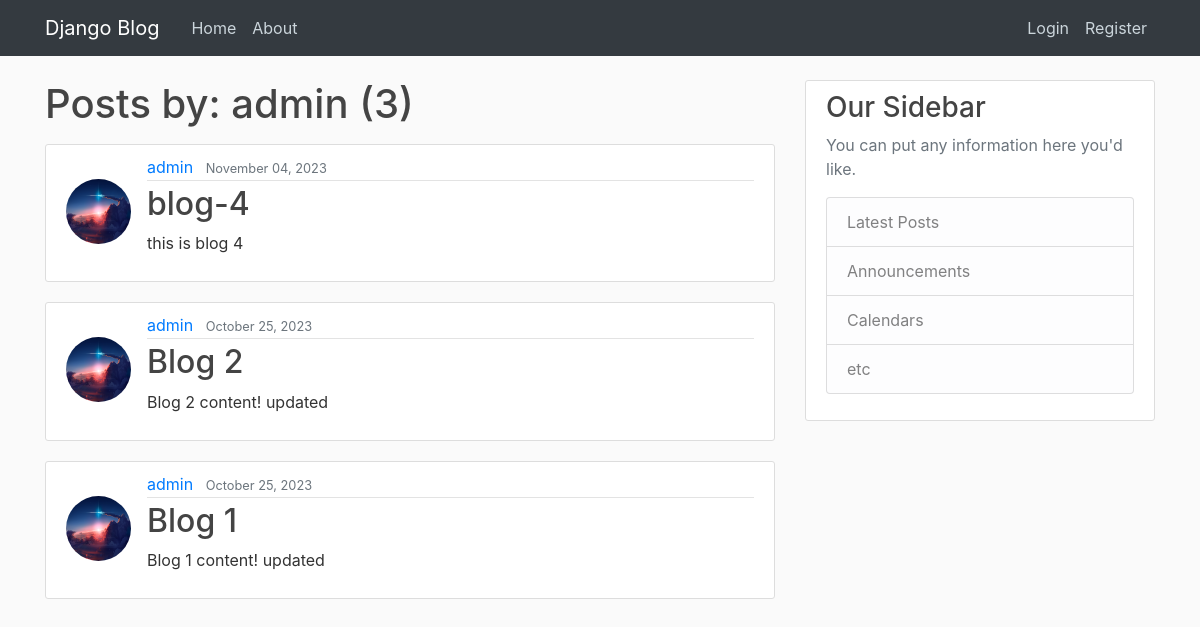
The page /user/admin on the database as committed earlier.
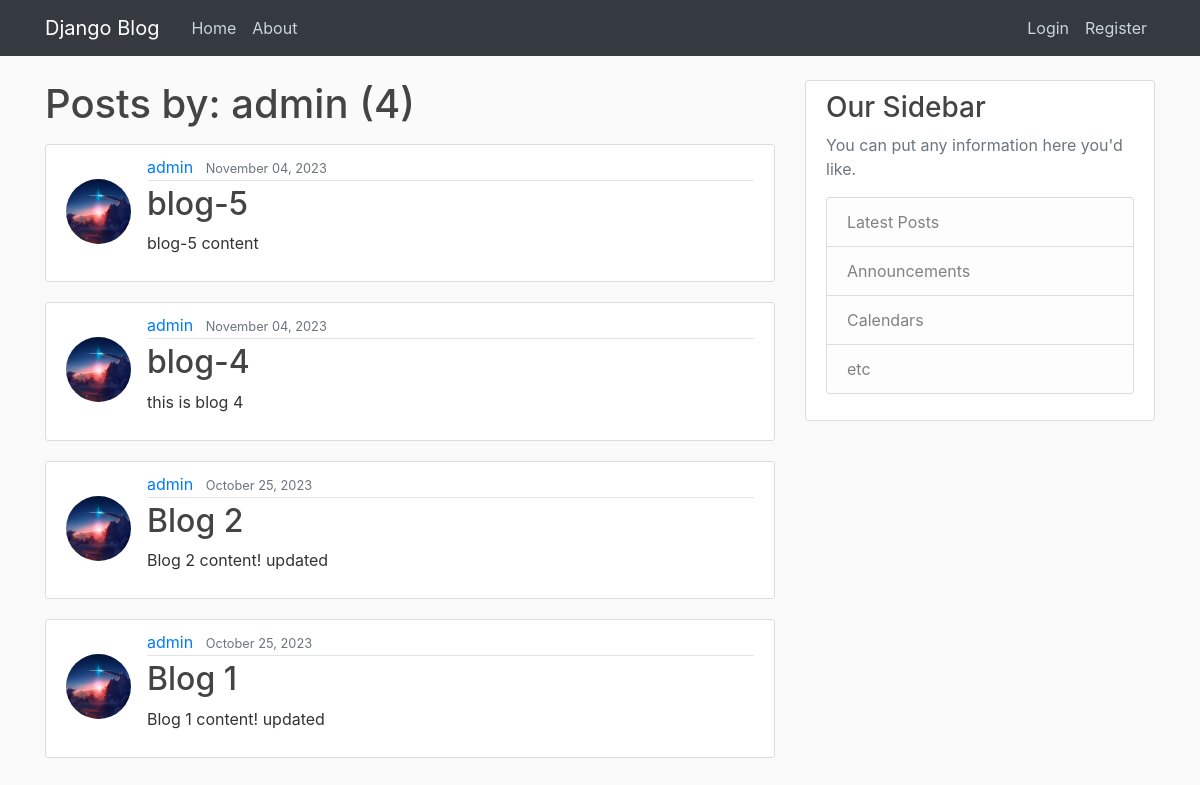
The same page on the database as committed later.
### blog_app/models.py (models this page shows, shortened)
class Post(models.Model):
    title=models.CharField(max_length=100)
    content=models.TextField()
    date_posted=models.DateTimeField(default=timezone.now)
    author=models.ForeignKey(User, on_delete=models.CASCADE)

### users/models.py (models this page shows, shortened)
class Profile(models.Model):
    user=models.OneToOneField(User, on_delete=models.CASCADE)
    image=models.ImageField(default='default.jpg', upload_to='profile_pics')

### blog_app/views.py (the view)
# urls.py: path('user/<str:username>',UserPostListView.as_view(), name='user-posts'),
class UserPostListView(ListView):
    model= Post
    template_name= 'blog_app/user_posts.html'
    context_object_name= 'posts'
    paginate_by=5
    def get_queryset(self):
        user= get_object_or_404(User, username=self.kwargs.get('username'))
        return Post.objects.filter(author=user).order_by('-date_posted')

### blog_app/templates/blog_app/user_posts.html (shortened to what this page needs)
{% extends "base.html" %}
{% block content %}
    <h1 class='mb-3' >Posts by: {{view.kwargs.username}} ({{page_obj.paginator.count}})</h1>
    {% for post in posts %}
        <article class="media content-section">
            <img class='rounded-circle article-img mt-4' src="{{post.author.profile.image.url}}" alt="">
            <div class="media-body">
                <div class="article-metadata">
                    <a class="mr-2" href="{% url 'user-posts' post.author.username %}">{{ post.author }}</a>
                    <small class="text-muted">{{ post.date_posted | date:"F d, Y" }}</small>
                </div>
            <h2><a class="article-title" href="{% url 'post-detail' post.id %}">{{ post.title }}</a></h2>
            <p class="article-content">{{ post.content }}</p>
            </div>
        </article>
    {% endfor %}
{% endblock content %}

Rows that differ between the two databases and show on the page:
added Post: author.profile.image (picture), author "admin", date_posted "November 04, 2023", title "blog-5", content "blog-5 content"
Other text that changed with them:
{{ page_obj.paginator.count }}: "3" → "4"
